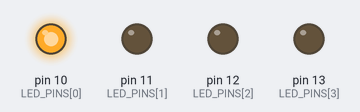
A sketch run on a simulated Arduino Uno, built with avr-gcc and run on an emulated ATmega328P. Parts: output pins drawn as LEDs (lit = HIGH).

Above: at 0.2 s.
At 2.0 s:
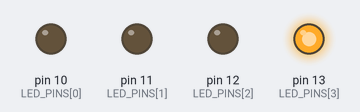
At 3.2 s:
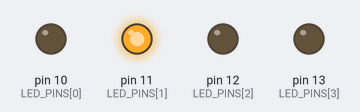
At 4.2 s:
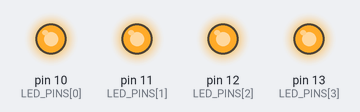
At 4.7 s:
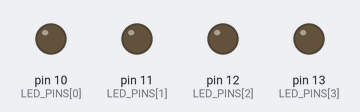
At 7.2 s:
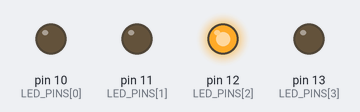
Timing chart, 0 to 7.8 s (numbered marks = the images above):
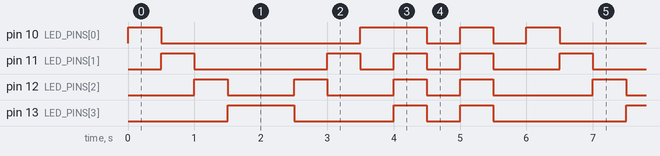

The sketch:

hw1_v2.ino
```cpp
/*GLOBAL VARIABLES HERE*/
const byte LED_PINS[] = {10, 11, 12, 13};
const byte NUM_OF_LED = 4;
const byte NUM_OF_CYCLES = 12;
const unsigned int DELAY = 500;
const int PATTERN[NUM_OF_CYCLES][NUM_OF_LED] = {
  {HIGH, LOW, LOW, LOW},
  {LOW, HIGH, LOW, LOW},
  {LOW, LOW, HIGH, LOW},
  {LOW, LOW, LOW, HIGH},
  {LOW, LOW, LOW, HIGH},
  {LOW, LOW, HIGH, LOW},
  {LOW, HIGH, LOW, LOW},
  {HIGH, LOW, LOW, LOW},
  {HIGH, HIGH, HIGH, HIGH},
  {LOW, LOW, LOW, LOW},
  {HIGH, HIGH, HIGH, HIGH},
  {LOW, LOW, LOW, LOW},
};
unsigned int n;
byte iter;

void light_up_led(unsigned int num){
  byte current_cycle = n % NUM_OF_CYCLES;
  for (iter = 0; iter < NUM_OF_LED; iter ++)
    digitalWrite( LED_PINS[iter],  PATTERN[current_cycle][iter]);
}

void setup() {
  n = 0; // initialize n as 0
  iter = 0; // initialize iter as 0
  for (iter = 0; iter < NUM_OF_LED; iter ++)
    pinMode(LED_PINS[iter], OUTPUT);  // set all LED PINS to output
}

void loop() {
  light_up_led(n);
  n++;
  delay(DELAY);
}
```

Measured:
- by itself, pin 10 (LED_PINS[0]): repeats every 6.0 s: LOW 3.0 s, HIGH 1.0 s, 2 × (LOW 0.50 s, HIGH 0.50 s)
- by itself, pin 11 (LED_PINS[1]): repeats every 6.0 s: LOW 2.0 s, 2 × (HIGH 0.50 s, LOW 0.50 s), HIGH 0.50 s, LOW 1.0 s, HIGH 0.50 s
- by itself, pin 12 (LED_PINS[2]): repeats every 6.0 s: 2 × (LOW 1.0 s, HIGH 0.50 s), LOW 0.50 s, HIGH 0.50 s, LOW 1.5 s, HIGH 0.50 s
- by itself, pin 13 (LED_PINS[3]): repeats every 6.0 s: LOW 1.5 s, HIGH 0.50 s, LOW 0.50 s, HIGH 0.50 s, LOW 2.0 s, HIGH 1.0 s
